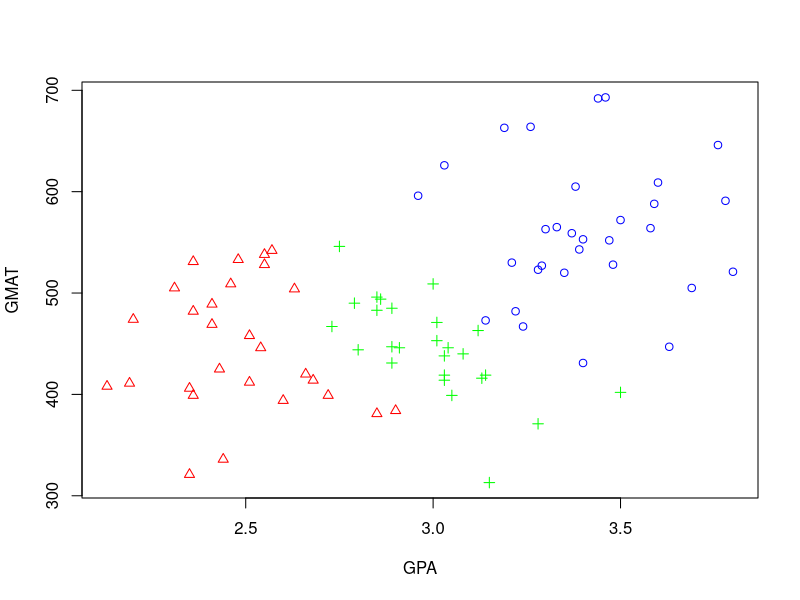
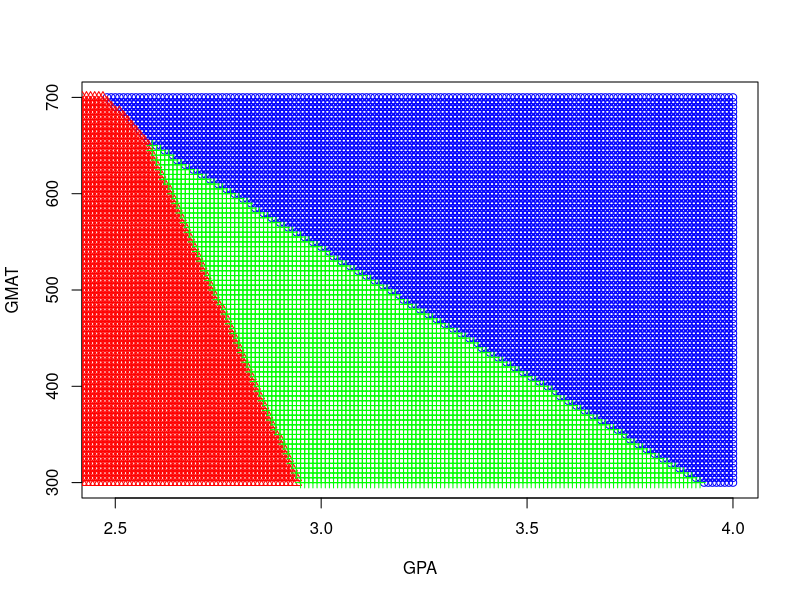
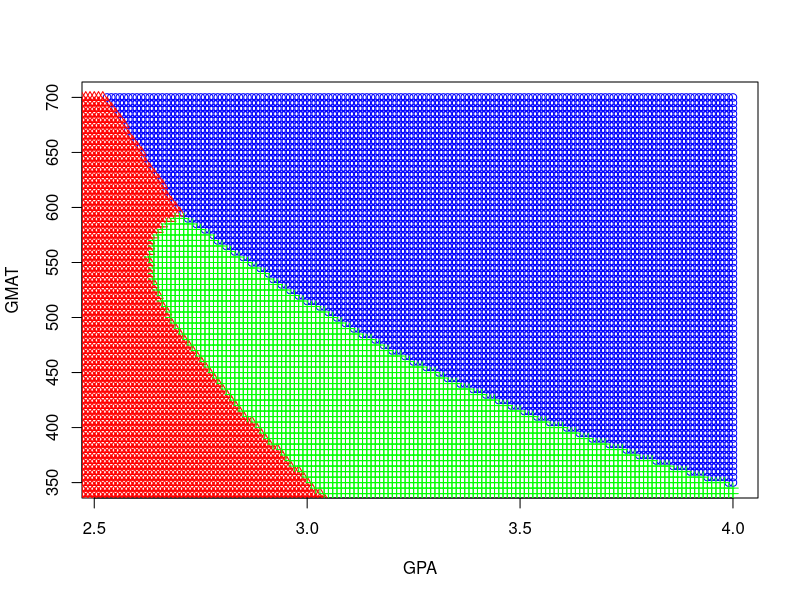

Reproduce these figures in R, in order.
library(MASS)
set.seed(1)
##reading the data
admission <- read.table("admission.DAT",header=FALSE)
names(admission) <- c('GPA', 'GMAT', 'class')

X <- admission[,1:2]
n1 <- sum(admission$class==1)
n2 <- sum(admission$class==2)
n3 <- sum(admission$class==3)

plot(X,pch=c(rep(1,n1),rep(2,n2), rep(3,n3)),col=c(rep("blue",n1),rep("red",n2), rep("green",n3)))

train<- sample(1:85,42)
table(admission$class[train])

# LDA
z<-lda(class ~., admission, subset = train)
#compute training misclassification rate
predtraincls<- predict(z, admission[train,])$class
sum(predtraincls != admission$class[train])/length(predtraincls)

#predictions for test data
predtestcls<- predict(z, admission[-train,])$class
#true labels
truecls <- admission$class[-train]
#compute testing misclassification rate
sum(predtestcls != truecls)/length(predtestcls)

#plot below is to just give you an idea how the decision boundary looks in 2-d plane.

x<-seq(2, 4, by = .01)
y<-seq(300, 700, by = 5)
GPA<-rep(x,length(y))
GMAT<-rep(y, each = length(x))  
testgrid <- data.frame(GPA,GMAT)
predtraincls<- predict(z, testgrid)$class


plot(testgrid[predtraincls==1,],pch=1, col = "blue")
points(testgrid[predtraincls==2,],pch=2, col = "red")
points(testgrid[predtraincls==3,],pch=3, col = "green")




# QDA
z<-qda(class ~., admission,  subset = train)
#compute training misclassification rate
predtraincls<- predict(z, admission[train,])$class
sum(predtraincls != admission$class[train])/length(predtraincls)

#predictions for test data
predtestcls<- predict(z, admission[-train,])$class
#true labels
truecls <- admission$class[-train]
#compute testing misclassification rate
sum(predtestcls != truecls)/length(predtestcls)


#plot below is to just give you an idea how the decision boundary looks in 2-d plane.

x<-seq(2, 4, by = .01)
y<-seq(300, 700, by = 5)
GPA<-rep(x,length(y))
GMAT<-rep(y, each = length(x))  
testgrid <- data.frame(GPA,GMAT)
predtraincls<- predict(z, testgrid)$class


plot(testgrid[predtraincls==1,],pch=1, col = "blue")
points(testgrid[predtraincls==2,],pch=2, col = "red")
points(testgrid[predtraincls==3,],pch=3, col = "green")



